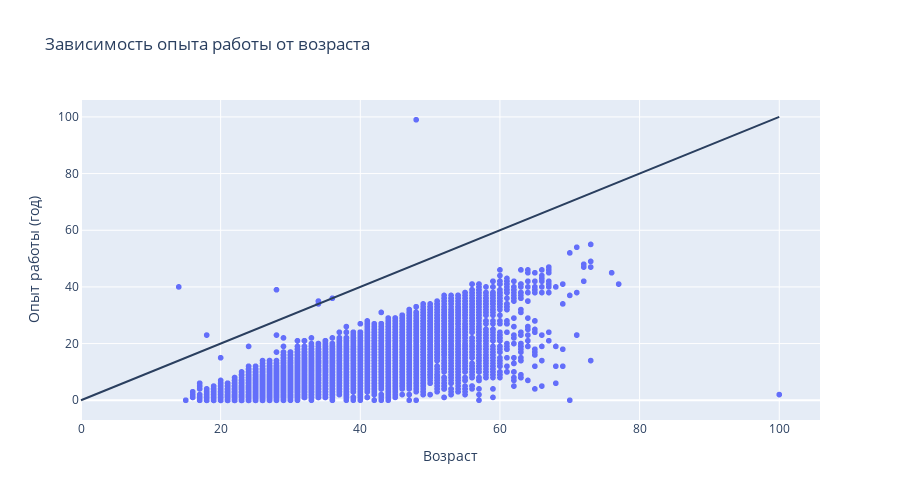

Notebook source saved alongside this figure:
### Markdown cell above
8. Построем **диаграмму рассеяния**, показывающую зависимость опыта работы (**"Опыт работы (месяц)"**) от возраста (**"Возраст"**). Опыт работы переведем из месяцев в года, чтобы признаки были в едином масштабе. Построем на графике дополнительно прямую, проходящую через точки (0, 0) и (100, 100). Данная прямая соответствует значениям, когда опыт работы равен возрасту человека. Точки, лежащие на этой прямой и выше нее - аномалии в наших данных (опыт работы больше либо равен возрасту соискателя)

### Code cell
hh_df['Опыт работы (год)'] = round(hh_df['Опыт работы (месяц)'] / 12)

fig = px.scatter(
    data_frame=hh_df,
    x = 'Возраст', 
    y = 'Опыт работы (год)',
    width=900,
    height=500,
    title='Зависимость опыта работы от возраста'
)
fig.add_shape(
    type="line",
    x0=0, 
    y0=0,
    x1=100,
    y1=100,
)
fig.show()

### Figure 1 — Plotly figure (JSON) as saved in the notebook; plotly's stock layout.template omitted (floating-point values rounded to 4 significant figures; data arrays with more than 128 entries replaced by an {"elided": "..."} marker saying what was removed)
{"data": [{"hovertemplate": "Возраст=%{x}<br>Опыт работы (год)=%{y}<extra></extra>", "legendgroup": "", "marker": {"color": "#636efa", "symbol": "circle"}, "mode": "markers", "name": "", "showlegend": false, "type": "scattergl", "x": {"elided": "44744 int values"}, "xaxis": "x", "y": {"elided": "44744 int values"}, "yaxis": "y"}], "layout": {"height": 500, "legend": {"tracegroupgap": 0}, "shapes": [{"type": "line", "x0": 0, "x1": 100, "y0": 0, "y1": 100}], "title": {"text": "Зависимость опыта работы от возраста"}, "width": 900, "xaxis": {"anchor": "y", "domain": [0, 1], "title": {"text": "Возраст"}}, "yaxis": {"anchor": "x", "domain": [0, 1], "title": {"text": "Опыт работы (год)"}}}}
